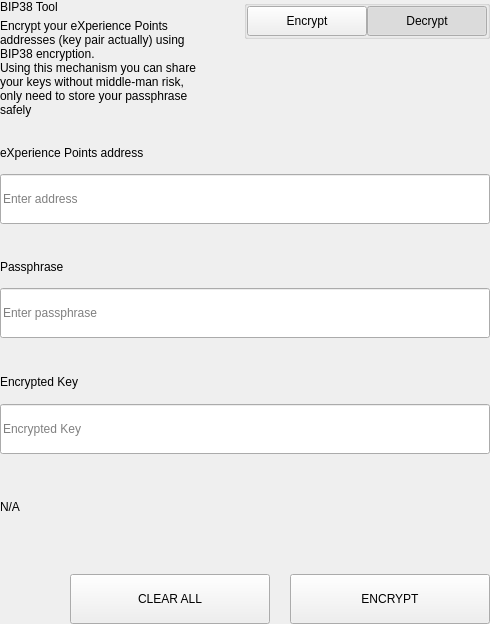
<?xml version="1.0" encoding="UTF-8"?>
<ui version="4.0">
 <class>SettingsBitToolWidget</class>
 <widget class="QWidget" name="SettingsBitToolWidget">
  <property name="geometry">
   <rect>
    <x>0</x>
    <y>0</y>
    <width>490</width>
    <height>624</height>
   </rect>
  </property>
  <property name="windowTitle">
   <string>Form</string>
  </property>
  <layout class="QVBoxLayout" name="verticalLayout">
   <property name="spacing">
    <number>0</number>
   </property>
   <property name="leftMargin">
    <number>0</number>
   </property>
   <property name="topMargin">
    <number>0</number>
   </property>
   <property name="rightMargin">
    <number>0</number>
   </property>
   <property name="bottomMargin">
    <number>0</number>
   </property>
   <item>
    <widget class="QWidget" name="left" native="true">
     <layout class="QVBoxLayout" name="verticalLayout_3">
      <property name="leftMargin">
       <number>0</number>
      </property>
      <property name="topMargin">
       <number>0</number>
      </property>
      <property name="rightMargin">
       <number>0</number>
      </property>
      <property name="bottomMargin">
       <number>0</number>
      </property>
      <item>
       <layout class="QVBoxLayout" name="verticalLayout_2">
        <property name="spacing">
         <number>0</number>
        </property>
        <item>
         <layout class="QHBoxLayout" name="horizontalLayout_3" stretch="3,1">
          <property name="spacing">
           <number>40</number>
          </property>
          <item>
           <layout class="QVBoxLayout" name="verticalLayoutTitle">
            <property name="spacing">
             <number>5</number>
            </property>
            <item>
             <widget class="QLabel" name="labelTitle">
              <property name="text">
               <string>BIP38 Tool</string>
              </property>
             </widget>
            </item>
            <item>
             <widget class="QLabel" name="labelSubtitle1">
              <property name="text">
               <string>Encrypt your eXperience Points addresses (key pair actually) using BIP38 encryption.
Using this mechanism you can share your keys without middle-man risk, only need to store your passphrase safely</string>
              </property>
              <property name="wordWrap">
               <bool>true</bool>
              </property>
             </widget>
            </item>
           </layout>
          </item>
          <item alignment="Qt::AlignTop">
           <widget class="QGroupBox" name="groupBox">
            <property name="title">
             <string/>
            </property>
            <property name="alignment">
             <set>Qt::AlignLeading|Qt::AlignLeft|Qt::AlignTop</set>
            </property>
            <layout class="QHBoxLayout" name="horizontalLayout_4">
             <property name="spacing">
              <number>0</number>
             </property>
             <property name="leftMargin">
              <number>0</number>
             </property>
             <property name="topMargin">
              <number>0</number>
             </property>
             <property name="rightMargin">
              <number>0</number>
             </property>
             <property name="bottomMargin">
              <number>0</number>
             </property>
             <item>
              <spacer name="horizontalSpacer">
               <property name="orientation">
                <enum>Qt::Horizontal</enum>
               </property>
               <property name="sizeHint" stdset="0">
                <size>
                 <width>40</width>
                 <height>20</height>
                </size>
               </property>
              </spacer>
             </item>
             <item>
              <widget class="QPushButton" name="pushLeft">
               <property name="minimumSize">
                <size>
                 <width>120</width>
                 <height>30</height>
                </size>
               </property>
               <property name="maximumSize">
                <size>
                 <width>120</width>
                 <height>30</height>
                </size>
               </property>
               <property name="focusPolicy">
                <enum>Qt::NoFocus</enum>
               </property>
               <property name="text">
                <string>Encrypt</string>
               </property>
               <property name="checkable">
                <bool>true</bool>
               </property>
               <property name="autoExclusive">
                <bool>true</bool>
               </property>
              </widget>
             </item>
             <item>
              <widget class="QPushButton" name="pushRight">
               <property name="minimumSize">
                <size>
                 <width>120</width>
                 <height>30</height>
                </size>
               </property>
               <property name="maximumSize">
                <size>
                 <width>120</width>
                 <height>30</height>
                </size>
               </property>
               <property name="focusPolicy">
                <enum>Qt::NoFocus</enum>
               </property>
               <property name="text">
                <string>Decrypt</string>
               </property>
               <property name="checkable">
                <bool>true</bool>
               </property>
               <property name="checked">
                <bool>true</bool>
               </property>
               <property name="autoExclusive">
                <bool>true</bool>
               </property>
              </widget>
             </item>
            </layout>
           </widget>
          </item>
         </layout>
        </item>
        <item>
         <widget class="QStackedWidget" name="stackedWidget">
          <property name="currentIndex">
           <number>1</number>
          </property>
          <widget class="QWidget" name="pageDecrypt">
           <layout class="QVBoxLayout" name="verticalLayout_5">
            <property name="spacing">
             <number>0</number>
            </property>
            <property name="leftMargin">
             <number>0</number>
            </property>
            <property name="topMargin">
             <number>0</number>
            </property>
            <property name="rightMargin">
             <number>0</number>
            </property>
            <property name="bottomMargin">
             <number>0</number>
            </property>
            <item>
             <widget class="QWidget" name="widget" native="true">
              <property name="minimumSize">
               <size>
                <width>0</width>
                <height>100</height>
               </size>
              </property>
              <layout class="QVBoxLayout" name="verticalLayout_4">
               <property name="spacing">
                <number>0</number>
               </property>
               <property name="leftMargin">
                <number>0</number>
               </property>
               <property name="topMargin">
                <number>0</number>
               </property>
               <property name="rightMargin">
                <number>0</number>
               </property>
               <property name="bottomMargin">
                <number>0</number>
               </property>
               <item>
                <spacer name="verticalSpacer_2">
                 <property name="orientation">
                  <enum>Qt::Vertical</enum>
                 </property>
                 <property name="sizeType">
                  <enum>QSizePolicy::Fixed</enum>
                 </property>
                 <property name="sizeHint" stdset="0">
                  <size>
                   <width>20</width>
                   <height>20</height>
                  </size>
                 </property>
                </spacer>
               </item>
               <item>
                <layout class="QHBoxLayout" name="horizontalLayout_6" stretch="2">
                 <property name="spacing">
                  <number>0</number>
                 </property>
                 <item>
                  <layout class="QVBoxLayout" name="verticalLayout_7">
                   <property name="spacing">
                    <number>9</number>
                   </property>
                   <item>
                    <widget class="QLabel" name="labelSubtitleKey">
                     <property name="minimumSize">
                      <size>
                       <width>0</width>
                       <height>20</height>
                      </size>
                     </property>
                     <property name="maximumSize">
                      <size>
                       <width>16777215</width>
                       <height>20</height>
                      </size>
                     </property>
                     <property name="text">
                      <string>Encrypted key</string>
                     </property>
                    </widget>
                   </item>
                   <item>
                    <widget class="QLineEdit" name="lineEditKey">
                     <property name="minimumSize">
                      <size>
                       <width>0</width>
                       <height>50</height>
                      </size>
                     </property>
                     <property name="maximumSize">
                      <size>
                       <width>16777215</width>
                       <height>50</height>
                      </size>
                     </property>
                     <property name="placeholderText">
                      <string>Enter a encrypted key</string>
                     </property>
                    </widget>
                   </item>
                  </layout>
                 </item>
                </layout>
               </item>
               <item>
                <spacer name="verticalSpacer_3">
                 <property name="orientation">
                  <enum>Qt::Vertical</enum>
                 </property>
                 <property name="sizeType">
                  <enum>QSizePolicy::Fixed</enum>
                 </property>
                 <property name="sizeHint" stdset="0">
                  <size>
                   <width>20</width>
                   <height>20</height>
                  </size>
                 </property>
                </spacer>
               </item>
               <item>
                <layout class="QVBoxLayout" name="verticalLayout_9">
                 <property name="spacing">
                  <number>9</number>
                 </property>
                 <item>
                  <widget class="QLabel" name="labelSubtitlePassphrase">
                   <property name="maximumSize">
                    <size>
                     <width>16777215</width>
                     <height>20</height>
                    </size>
                   </property>
                   <property name="text">
                    <string>Passphrase</string>
                   </property>
                  </widget>
                 </item>
                 <item>
                  <widget class="QLineEdit" name="lineEditPassphrase">
                   <property name="minimumSize">
                    <size>
                     <width>0</width>
                     <height>50</height>
                    </size>
                   </property>
                   <property name="maximumSize">
                    <size>
                     <width>16777215</width>
                     <height>50</height>
                    </size>
                   </property>
                   <property name="placeholderText">
                    <string>Enter a passphrase</string>
                   </property>
                  </widget>
                 </item>
                </layout>
               </item>
               <item>
                <spacer name="verticalSpacer_4">
                 <property name="orientation">
                  <enum>Qt::Vertical</enum>
                 </property>
                 <property name="sizeType">
                  <enum>QSizePolicy::Fixed</enum>
                 </property>
                 <property name="sizeHint" stdset="0">
                  <size>
                   <width>20</width>
                   <height>20</height>
                  </size>
                 </property>
                </spacer>
               </item>
               <item>
                <widget class="QWidget" name="widget_3" native="true">
                 <property name="sizePolicy">
                  <sizepolicy hsizetype="Preferred" vsizetype="Fixed">
                   <horstretch>0</horstretch>
                   <verstretch>0</verstretch>
                  </sizepolicy>
                 </property>
                 <layout class="QVBoxLayout" name="verticalLayout_10">
                  <property name="spacing">
                   <number>9</number>
                  </property>
                  <property name="leftMargin">
                   <number>0</number>
                  </property>
                  <property name="topMargin">
                   <number>0</number>
                  </property>
                  <property name="rightMargin">
                   <number>0</number>
                  </property>
                  <property name="bottomMargin">
                   <number>0</number>
                  </property>
                  <item>
                   <widget class="QLabel" name="labelSubtitleDecryptResult">
                    <property name="minimumSize">
                     <size>
                      <width>0</width>
                      <height>20</height>
                     </size>
                    </property>
                    <property name="maximumSize">
                     <size>
                      <width>16777215</width>
                      <height>20</height>
                     </size>
                    </property>
                    <property name="text">
                     <string>Decrypted address result</string>
                    </property>
                   </widget>
                  </item>
                  <item>
                   <widget class="QWidget" name="widget_4" native="true">
                    <layout class="QHBoxLayout" name="horizontalLayout" stretch="6,0,1">
                     <property name="spacing">
                      <number>0</number>
                     </property>
                     <property name="leftMargin">
                      <number>0</number>
                     </property>
                     <property name="topMargin">
                      <number>0</number>
                     </property>
                     <property name="rightMargin">
                      <number>0</number>
                     </property>
                     <property name="bottomMargin">
                      <number>0</number>
                     </property>
                     <item alignment="Qt::AlignVCenter">
                      <widget class="QLineEdit" name="lineEditDecryptResult">
                       <property name="minimumSize">
                        <size>
                         <width>0</width>
                         <height>50</height>
                        </size>
                       </property>
                       <property name="maximumSize">
                        <size>
                         <width>16777215</width>
                         <height>50</height>
                        </size>
                       </property>
                       <property name="placeholderText">
                        <string>Decrypted Address</string>
                       </property>
                      </widget>
                     </item>
                     <item>
                      <spacer name="horizontalSpacer_4">
                       <property name="orientation">
                        <enum>Qt::Horizontal</enum>
                       </property>
                       <property name="sizeType">
                        <enum>QSizePolicy::Fixed</enum>
                       </property>
                       <property name="sizeHint" stdset="0">
                        <size>
                         <width>20</width>
                         <height>50</height>
                        </size>
                       </property>
                      </spacer>
                     </item>
                     <item>
                      <widget class="QPushButton" name="pushButtonImport">
                       <property name="minimumSize">
                        <size>
                         <width>140</width>
                         <height>40</height>
                        </size>
                       </property>
                       <property name="text">
                        <string>Import Address</string>
                       </property>
                      </widget>
                     </item>
                    </layout>
                   </widget>
                  </item>
                 </layout>
                </widget>
               </item>
               <item>
                <widget class="QLabel" name="statusLabel_DEC">
                 <property name="maximumSize">
                  <size>
                   <width>16777215</width>
                   <height>40</height>
                  </size>
                 </property>
                 <property name="text">
                  <string/>
                 </property>
                </widget>
               </item>
               <item>
                <spacer name="verticalSpacer">
                 <property name="orientation">
                  <enum>Qt::Vertical</enum>
                 </property>
                 <property name="sizeType">
                  <enum>QSizePolicy::Preferred</enum>
                 </property>
                 <property name="sizeHint" stdset="0">
                  <size>
                   <width>20</width>
                   <height>20</height>
                  </size>
                 </property>
                </spacer>
               </item>
               <item>
                <layout class="QHBoxLayout" name="horizontalLayout_7">
                 <property name="spacing">
                  <number>0</number>
                 </property>
                 <item>
                  <spacer name="horizontalSpacer_5">
                   <property name="orientation">
                    <enum>Qt::Horizontal</enum>
                   </property>
                   <property name="sizeType">
                    <enum>QSizePolicy::Expanding</enum>
                   </property>
                   <property name="sizeHint" stdset="0">
                    <size>
                     <width>40</width>
                     <height>20</height>
                    </size>
                   </property>
                  </spacer>
                 </item>
                 <item>
                  <widget class="QPushButton" name="pushButtonDecryptClear">
                   <property name="minimumSize">
                    <size>
                     <width>200</width>
                     <height>50</height>
                    </size>
                   </property>
                   <property name="maximumSize">
                    <size>
                     <width>200</width>
                     <height>50</height>
                    </size>
                   </property>
                   <property name="text">
                    <string>CLEAR</string>
                   </property>
                  </widget>
                 </item>
                 <item>
                  <spacer name="horizontalSpacer_3">
                   <property name="orientation">
                    <enum>Qt::Horizontal</enum>
                   </property>
                   <property name="sizeType">
                    <enum>QSizePolicy::Fixed</enum>
                   </property>
                   <property name="sizeHint" stdset="0">
                    <size>
                     <width>20</width>
                     <height>20</height>
                    </size>
                   </property>
                  </spacer>
                 </item>
                 <item>
                  <widget class="QPushButton" name="pushButtonDecrypt">
                   <property name="minimumSize">
                    <size>
                     <width>200</width>
                     <height>50</height>
                    </size>
                   </property>
                   <property name="maximumSize">
                    <size>
                     <width>200</width>
                     <height>50</height>
                    </size>
                   </property>
                   <property name="text">
                    <string>DECRYPT KEY</string>
                   </property>
                  </widget>
                 </item>
                </layout>
               </item>
              </layout>
             </widget>
            </item>
           </layout>
          </widget>
          <widget class="QWidget" name="pageEncrypt">
           <layout class="QVBoxLayout" name="verticalLayout_11">
            <property name="spacing">
             <number>0</number>
            </property>
            <property name="leftMargin">
             <number>0</number>
            </property>
            <property name="topMargin">
             <number>0</number>
            </property>
            <property name="rightMargin">
             <number>0</number>
            </property>
            <property name="bottomMargin">
             <number>0</number>
            </property>
            <item>
             <spacer name="verticalSpacer_8">
              <property name="orientation">
               <enum>Qt::Vertical</enum>
              </property>
              <property name="sizeType">
               <enum>QSizePolicy::Fixed</enum>
              </property>
              <property name="sizeHint" stdset="0">
               <size>
                <width>20</width>
                <height>20</height>
               </size>
              </property>
             </spacer>
            </item>
            <item>
             <widget class="QWidget" name="containerAddressEnc" native="true">
              <layout class="QVBoxLayout" name="containerAddressEncLayout">
               <property name="spacing">
                <number>5</number>
               </property>
               <property name="leftMargin">
                <number>0</number>
               </property>
               <property name="topMargin">
                <number>0</number>
               </property>
               <property name="rightMargin">
                <number>0</number>
               </property>
               <property name="bottomMargin">
                <number>0</number>
               </property>
               <item>
                <widget class="QLabel" name="labelSubtitleAddress">
                 <property name="minimumSize">
                  <size>
                   <width>0</width>
                   <height>20</height>
                  </size>
                 </property>
                 <property name="maximumSize">
                  <size>
                   <width>16777215</width>
                   <height>20</height>
                  </size>
                 </property>
                 <property name="text">
                  <string>eXperience Points address</string>
                 </property>
                </widget>
               </item>
               <item>
                <widget class="QLineEdit" name="addressIn_ENC">
                 <property name="minimumSize">
                  <size>
                   <width>0</width>
                   <height>50</height>
                  </size>
                 </property>
                 <property name="placeholderText">
                  <string>Enter address</string>
                 </property>
                </widget>
               </item>
              </layout>
             </widget>
            </item>
            <item>
             <spacer name="verticalSpacer_6">
              <property name="orientation">
               <enum>Qt::Vertical</enum>
              </property>
              <property name="sizeType">
               <enum>QSizePolicy::Fixed</enum>
              </property>
              <property name="sizeHint" stdset="0">
               <size>
                <width>20</width>
                <height>20</height>
               </size>
              </property>
             </spacer>
            </item>
            <item>
             <widget class="QWidget" name="containerAddress" native="true">
              <layout class="QHBoxLayout" name="horizontalLayout_9" stretch="2">
               <property name="spacing">
                <number>0</number>
               </property>
               <property name="leftMargin">
                <number>0</number>
               </property>
               <property name="topMargin">
                <number>0</number>
               </property>
               <property name="rightMargin">
                <number>0</number>
               </property>
               <property name="bottomMargin">
                <number>0</number>
               </property>
               <item>
                <layout class="QVBoxLayout" name="verticalLayout_8">
                 <property name="spacing">
                  <number>5</number>
                 </property>
                 <item>
                  <widget class="QLabel" name="labelSubtitleMessage">
                   <property name="minimumSize">
                    <size>
                     <width>0</width>
                     <height>20</height>
                    </size>
                   </property>
                   <property name="maximumSize">
                    <size>
                     <width>16777215</width>
                     <height>20</height>
                    </size>
                   </property>
                   <property name="text">
                    <string>Passphrase</string>
                   </property>
                  </widget>
                 </item>
                 <item>
                  <widget class="QLineEdit" name="passphraseIn_ENC">
                   <property name="minimumSize">
                    <size>
                     <width>0</width>
                     <height>50</height>
                    </size>
                   </property>
                   <property name="maximumSize">
                    <size>
                     <width>16777215</width>
                     <height>50</height>
                    </size>
                   </property>
                   <property name="placeholderText">
                    <string>Enter passphrase</string>
                   </property>
                  </widget>
                 </item>
                </layout>
               </item>
              </layout>
             </widget>
            </item>
            <item>
             <spacer name="verticalSpacer_7">
              <property name="orientation">
               <enum>Qt::Vertical</enum>
              </property>
              <property name="sizeType">
               <enum>QSizePolicy::Fixed</enum>
              </property>
              <property name="sizeHint" stdset="0">
               <size>
                <width>20</width>
                <height>20</height>
               </size>
              </property>
             </spacer>
            </item>
            <item>
             <widget class="QWidget" name="widget_2" native="true">
              <property name="minimumSize">
               <size>
                <width>0</width>
                <height>75</height>
               </size>
              </property>
              <property name="maximumSize">
               <size>
                <width>16777215</width>
                <height>16777215</height>
               </size>
              </property>
              <layout class="QVBoxLayout" name="verticalLayout_6">
               <property name="leftMargin">
                <number>0</number>
               </property>
               <property name="topMargin">
                <number>0</number>
               </property>
               <property name="rightMargin">
                <number>0</number>
               </property>
               <property name="bottomMargin">
                <number>0</number>
               </property>
               <item>
                <widget class="QLabel" name="labelSubtitleEncryptedKey">
                 <property name="minimumSize">
                  <size>
                   <width>0</width>
                   <height>20</height>
                  </size>
                 </property>
                 <property name="maximumSize">
                  <size>
                   <width>16777215</width>
                   <height>20</height>
                  </size>
                 </property>
                 <property name="text">
                  <string>Encrypted Key</string>
                 </property>
                </widget>
               </item>
               <item>
                <widget class="QLineEdit" name="encryptedKeyOut_ENC">
                 <property name="minimumSize">
                  <size>
                   <width>0</width>
                   <height>50</height>
                  </size>
                 </property>
                 <property name="placeholderText">
                  <string>Encrypted Key</string>
                 </property>
                </widget>
               </item>
              </layout>
             </widget>
            </item>
            <item>
             <widget class="QLabel" name="statusLabel_ENC">
              <property name="text">
               <string notr="true">N/A</string>
              </property>
             </widget>
            </item>
            <item>
             <spacer name="verticalSpacer_5">
              <property name="orientation">
               <enum>Qt::Vertical</enum>
              </property>
              <property name="sizeType">
               <enum>QSizePolicy::Fixed</enum>
              </property>
              <property name="sizeHint" stdset="0">
               <size>
                <width>20</width>
                <height>20</height>
               </size>
              </property>
             </spacer>
            </item>
            <item>
             <layout class="QHBoxLayout" name="horizontalLayout_8">
              <property name="spacing">
               <number>0</number>
              </property>
              <item>
               <spacer name="horizontalSpacer_6">
                <property name="orientation">
                 <enum>Qt::Horizontal</enum>
                </property>
                <property name="sizeType">
                 <enum>QSizePolicy::Expanding</enum>
                </property>
                <property name="sizeHint" stdset="0">
                 <size>
                  <width>40</width>
                  <height>20</height>
                 </size>
                </property>
               </spacer>
              </item>
              <item>
               <widget class="QPushButton" name="pushButtonClear">
                <property name="minimumSize">
                 <size>
                  <width>200</width>
                  <height>50</height>
                 </size>
                </property>
                <property name="focusPolicy">
                 <enum>Qt::NoFocus</enum>
                </property>
                <property name="text">
                 <string>CLEAR ALL</string>
                </property>
               </widget>
              </item>
              <item>
               <spacer name="horizontalSpacer_2">
                <property name="orientation">
                 <enum>Qt::Horizontal</enum>
                </property>
                <property name="sizeType">
                 <enum>QSizePolicy::Fixed</enum>
                </property>
                <property name="sizeHint" stdset="0">
                 <size>
                  <width>20</width>
                  <height>20</height>
                 </size>
                </property>
               </spacer>
              </item>
              <item>
               <widget class="QPushButton" name="pushButtonEncrypt">
                <property name="minimumSize">
                 <size>
                  <width>200</width>
                  <height>50</height>
                 </size>
                </property>
                <property name="maximumSize">
                 <size>
                  <width>200</width>
                  <height>50</height>
                 </size>
                </property>
                <property name="focusPolicy">
                 <enum>Qt::NoFocus</enum>
                </property>
                <property name="text">
                 <string>ENCRYPT</string>
                </property>
               </widget>
              </item>
             </layout>
            </item>
           </layout>
          </widget>
         </widget>
        </item>
       </layout>
      </item>
     </layout>
    </widget>
   </item>
  </layout>
 </widget>
 <resources/>
 <connections/>
</ui>
